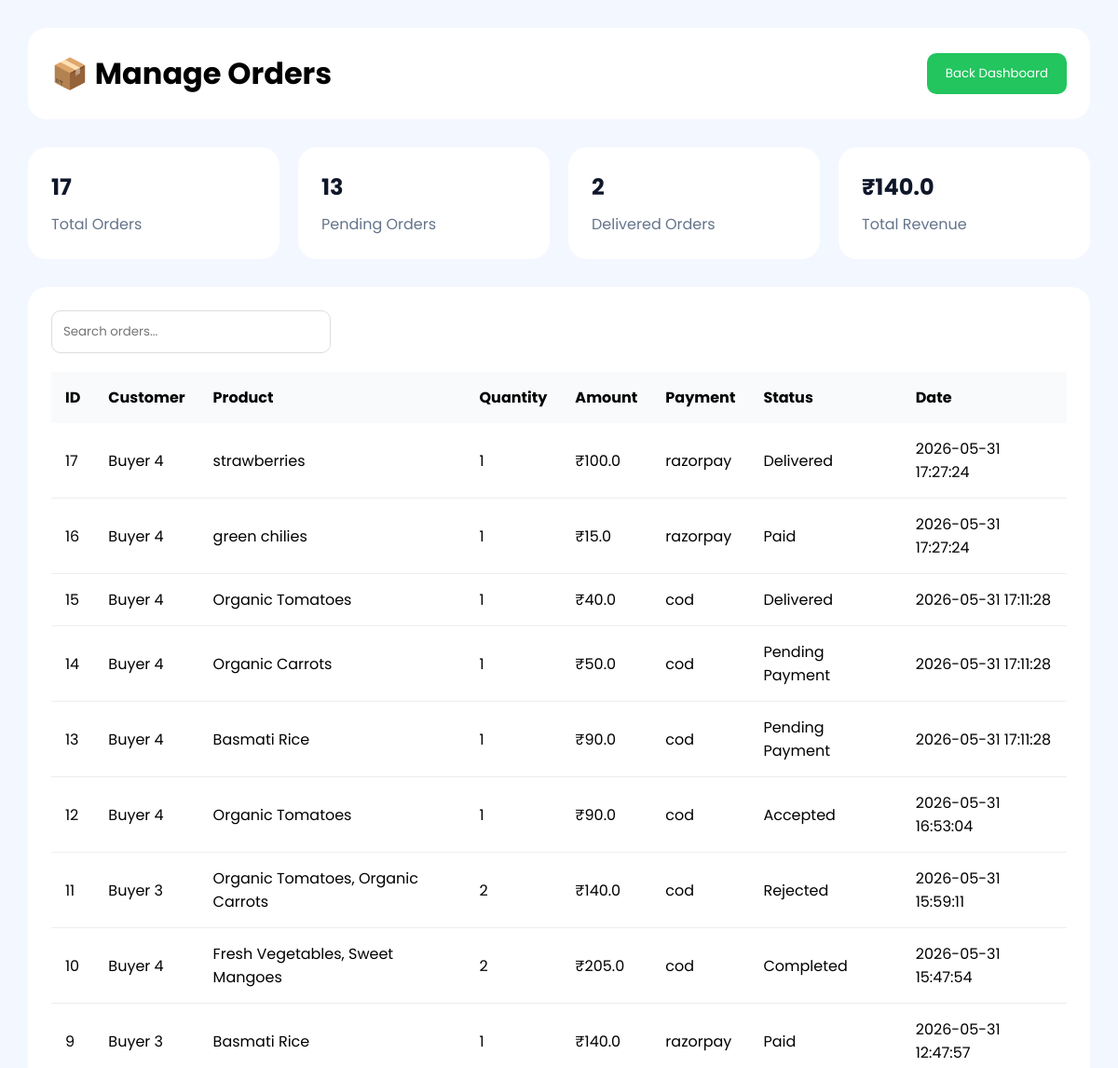
Before: /manage-orders.html (upper part) with the older database file.
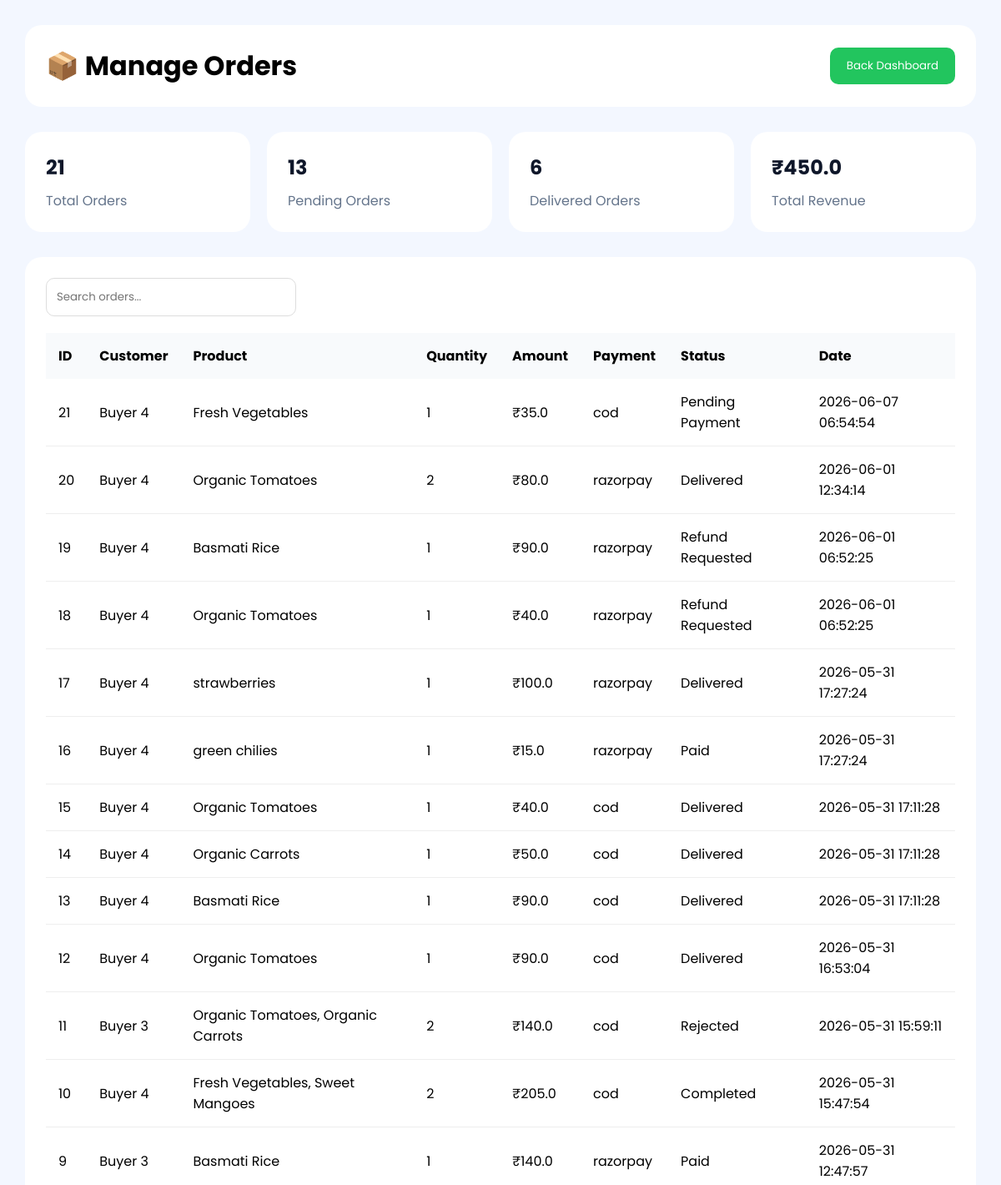
After: the same page with the newer database file.
### tables this page shows
CREATE TABLE orders (

            id INTEGER PRIMARY KEY AUTOINCREMENT,

            buyer_id INTEGER,

            product_name TEXT NOT NULL,

            quantity INTEGER NOT NULL,

            total_price REAL NOT NULL,

            payment_method TEXT NOT NULL,

            status TEXT DEFAULT 'Paid',

            order_date TIMESTAMP DEFAULT CURRENT_TIMESTAMP

        , estimated_date TEXT, estimated_time TEXT, farmer_id INTEGER);

### app.py (the view)
@app.route("/manage-orders.html")
def manageOrders():
    conn = get_db_connection()
    orders = conn.execute(
        """
        SELECT *
        FROM orders
        ORDER BY id DESC
        """
    ).fetchall()
    total_orders = conn.execute(
        """
        SELECT COUNT(*) as total
        FROM orders
        """
    ).fetchone()["total"]
    pending_orders = conn.execute(
        """
        SELECT COUNT(*) as total
        FROM orders
        WHERE status != 'Delivered'
        AND status != 'Rejected'

        """
    ).fetchone()["total"]
    delivered_orders = conn.execute(
        """
        SELECT COUNT(*) as total
        FROM orders
        WHERE status = 'Delivered'
        """
    ).fetchone()["total"]
    rejected_orders = conn.execute(
        """
        SELECT COUNT(*) as total
        FROM orders
        WHERE status = 'Rejected'
        """
    ).fetchone()["total"]
    total_revenue = conn.execute(
        """
        SELECT COALESCE(SUM(total_price),0) as revenue
        FROM orders
        WHERE status = 'Delivered'
        """
    ).fetchone()["revenue"]
    conn.close()
    return render_template(
        "manage-orders.html",
        orders=orders,
        total_orders=total_orders,
        pending_orders=pending_orders,
        delivered_orders=delivered_orders,
        rejected_orders=rejected_orders,
        total_revenue=total_revenue
    )

### db.py (called while the page is built)
def get_db_connection():
    conn = sqlite3.connect("database.db")
    conn.row_factory = sqlite3.Row
    return conn

### templates/manage-orders.html (shortened to what this page needs)
<!DOCTYPE html>
<html>
<head>
<link rel="stylesheet"
href="https://cdnjs.cloudflare.com/ajax/libs/font-awesome/6.5.1/css/all.min.css"/>
</head>
<body>
<div class="topbar">
    <h1>📦 Manage Orders</h1>
    <a href="admin-dashboard.html">
        <button class="back-btn">
            Back Dashboard
        </button>
    </a>
</div>
<div class="stats">
    <div class="card">
        <h2>{{ total_orders }}</h2>
        <p>Total Orders</p>
    </div>
    <div class="card">
        <h2>{{ pending_orders }}</h2>
        <p>Pending Orders</p>
    </div>
    <div class="card">
        <h2>{{ delivered_orders }}</h2>
        <p>Delivered Orders</p>
    </div>
    <div class="card">
        <h2>₹{{ total_revenue }}</h2>
        <p>Total Revenue</p>
    </div>
</div>
<div class="orders-box">
    <input
    type="text"
    id="searchInput"
    class="search-box"
    placeholder="Search orders..."
    onkeyup="searchOrders()">
    <table>
        <thead>
            <tr>
                <th>ID</th>
                <th>Customer</th>
                <th>Product</th>
                <th>Quantity</th>
                <th>Amount</th>
                <th>Payment</th>
                <th>Status</th>
                <th>Date</th>
            </tr>
        </thead>
        <tbody>
        {% for order in orders %}
        <tr>
            <td>{{ order.id }}</td>
            <td>Buyer {{ order.buyer_id }}</td>
            <td>{{ order.product_name }}</td>
            <td>{{ order.quantity }}</td>
            <td>₹{{ order.total_price }}</td>
            <td>{{ order.payment_method }}</td>
            <td>{{ order.status }}</td>
            <td>{{ order.order_date }}</td>
        </tr>
        {% endfor %}
        </tbody>
    </table>
</div>
</body>
</html>

Changed rows visible on the page:
added orders: id "21", buyer_id "4", product_name "Fresh Vegetables", quantity "1", total_price "35.0", payment_method "cod", status "Pending Payment", order_date "2026-06-07 06:54:54"
added orders: id "20", buyer_id "4", product_name "Organic Tomatoes", quantity "2", total_price "80.0", payment_method "razorpay", status "Delivered", order_date "2026-06-01 12:34:14"
added orders: id "19", buyer_id "4", product_name "Basmati Rice", quantity "1", total_price "90.0", payment_method "razorpay", status "Refund Requested", order_date "2026-06-01 06:52:25"
added orders: id "18", buyer_id "4", product_name "Organic Tomatoes", quantity "1", total_price "40.0", payment_method "razorpay", status "Refund Requested", order_date "2026-06-01 06:52:25"
changed orders "Organic Carrots": status "Pending Payment" → "Delivered"
changed orders id 13: status "Pending Payment" → "Delivered"
changed orders id 12: status "Accepted" → "Delivered"
Other visible differences:
{{ total_orders }}: "17" → "21"
{{ delivered_orders }}: "2" → "6"
{{ total_revenue }}: "140.0" → "450.0"
